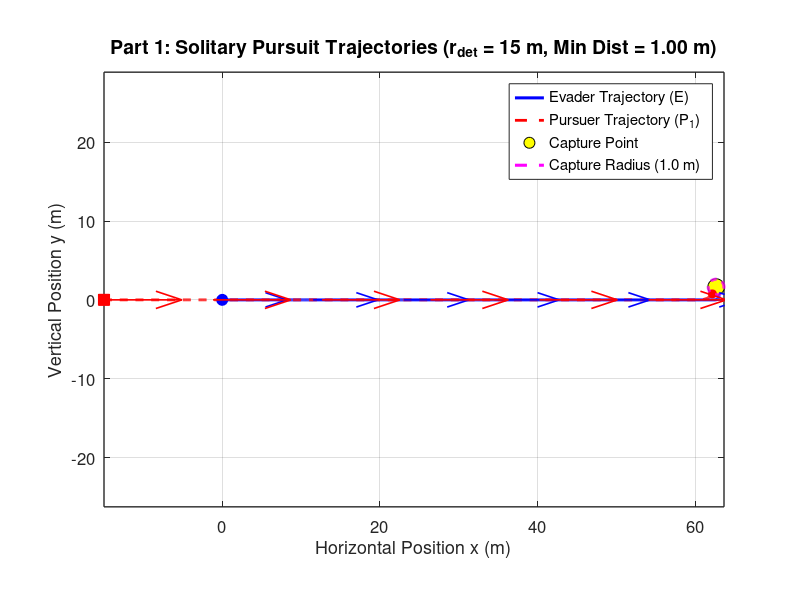
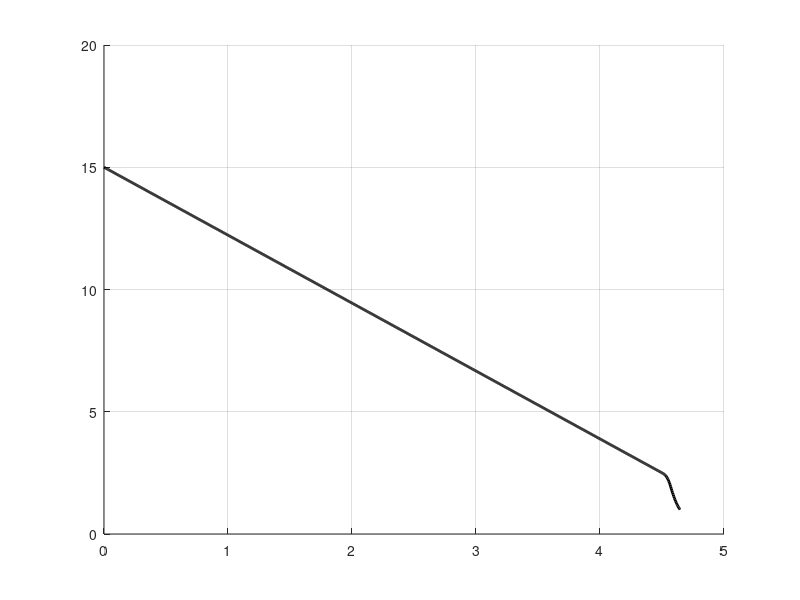

Write the MATLAB code that produced these figures, in order. (Note: this script raises an error after producing the figures.)
% solitary_pursuit.m
% Part 1: Solitary Hunting Mechanics (Pure Pursuit vs. Evasive Jinking)
clear; clc; close all;

%% 1. Model Parameters
v_p = 60 / 3.6;          % Pursuer speed (16.67 m/s)
v_e = 50 / 3.6;          % Evader speed (13.89 m/s)
R_p = 1.5;               % Pursuer min turning radius (m)
R_e = 0.5;               % Evader min turning radius (m)

w_p_max = v_p / R_p;     % Max angular velocity of pursuer (11.11 rad/s)
w_e_max = v_e / R_e;     % Max angular velocity of evader (27.78 rad/s)

l_cap = 1.0;             % Capture radius (m)
r_det = 25.0;            % Initial detection distance (m) [15, 50]
r_jink = 2.5;            % Critical distance where prey triggers jink (m)
T_max = 15.0;            % Raptor stamina limit (s)
dt = 0.005;              % Time step (s)
N = round(T_max / dt);
start_distances = [15, 20, 25, 30, 35];
start_angles = deg2rad([0, 15, -15, 30, -30]);
plot_folder = fullfile(pwd, 'strategy_1_plots');
if ~exist(plot_folder, 'dir')
    mkdir(plot_folder);
end

for scenario = 1:5
r_det = start_distances(scenario);
%% 2. Initial Conditions (t = 0)
alpha_1 = start_angles(scenario);

% Preallocate state arrays
x_E = zeros(1, N); y_E = zeros(1, N); theta_E = zeros(1, N);
x_P = zeros(1, N); y_P = zeros(1, N); theta_P = zeros(1, N);
dist_P = zeros(1, N);
t_vec = (0:N-1) * dt;

% Set t = 0 values
x_E(1) = 0; y_E(1) = 0; theta_E(1) = 0;
x_P(1) = -r_det * cos(alpha_1);
y_P(1) =  r_det * sin(alpha_1);
theta_P(1) = 0;

captured = false;
end_idx = N;
is_jinking = false;
theta_target = 0;
optimal_angle = deg2rad(110);

%% 3. Time-Stepping Simulation Loop (Forward Euler)
for k = 1:N-1
    dist_P(k) = hypot(x_E(k) - x_P(k), y_E(k) - y_P(k));
    
    if dist_P(k) <= l_cap
        captured = true;
        end_idx = k;
        break;
    end
    
    % --- Pursuer Control (Pure Pursuit) ---
    theta_LOS = atan2(y_E(k) - y_P(k), x_E(k) - x_P(k));
    dtheta_P = atan2(sin(theta_LOS - theta_P(k)), cos(theta_LOS - theta_P(k)));
    if abs(dtheta_P) <= w_p_max * dt
        w_P = dtheta_P / dt;
    else
        w_P = w_p_max * sign(dtheta_P);
    end
    
    % --- Evader Control (Break Turn with Overshoot Reset) ---
    if is_jinking && dist_P(k) > r_jink + 1.5
        is_jinking = false;
    end

    if ~is_jinking && dist_P(k) <= r_jink
        is_jinking = true;
        theta_target = theta_LOS + optimal_angle;
    end

    if is_jinking
        dtheta_E = atan2(sin(theta_target - theta_E(k)), ...
            cos(theta_target - theta_E(k)));
        if abs(dtheta_E) <= w_e_max * dt
            w_E = dtheta_E / dt;
        else
            w_E = w_e_max * sign(dtheta_E);
        end
    else
        theta_flee = theta_LOS;
        dtheta_E = atan2(sin(theta_flee - theta_E(k)), cos(theta_flee - theta_E(k)));
        if abs(dtheta_E) <= w_e_max * dt
            w_E = dtheta_E / dt;
        else
            w_E = w_e_max * sign(dtheta_E);
        end
    end
    
    % --- Euler Kinematic Updates ---
    x_P(k+1) = x_P(k) + v_p * cos(theta_P(k)) * dt;
    y_P(k+1) = y_P(k) + v_p * sin(theta_P(k)) * dt;
    theta_P(k+1) = theta_P(k) + w_P * dt;
    
    x_E(k+1) = x_E(k) + v_e * cos(theta_E(k)) * dt;
    y_E(k+1) = y_E(k) + v_e * sin(theta_E(k)) * dt;
    theta_E(k+1) = theta_E(k) + w_E * dt;
end

dist_P(end_idx) = hypot(x_E(end_idx) - x_P(end_idx), y_E(end_idx) - y_P(end_idx));

%% 4. Figure 1: Combined 2D Trajectory Plot (All Players on Same Axis)
figure('Color', 'w', 'Position', [80, 80, 1050, 700]);
hold on; grid on; axis equal;

% Plot trajectories
plot(x_E(1:end_idx), y_E(1:end_idx), 'b-', 'LineWidth', 2.2, 'DisplayName', 'Evader Trajectory (E)');
plot(x_P(1:end_idx), y_P(1:end_idx), 'r--', 'LineWidth', 2.0, 'DisplayName', 'Pursuer Trajectory (P_1)');

% Plot Start Positions (t = 0)
plot(x_E(1), y_E(1), 'bo', 'MarkerSize', 8, 'MarkerFaceColor', 'b', 'HandleVisibility', 'off');
plot(x_P(1), y_P(1), 'rs', 'MarkerSize', 8, 'MarkerFaceColor', 'r', 'HandleVisibility', 'off');

% Plot End Positions (t = T_final)
plot(x_E(end_idx), y_E(end_idx), 'ko', 'MarkerSize', 12, ...
    'MarkerFaceColor', 'y', 'DisplayName', 'Capture Point');
plot(x_P(end_idx), y_P(end_idx), 'ro', 'MarkerSize', 6, ...
    'MarkerFaceColor', 'r', 'HandleVisibility', 'off');

% Plot Capture Radius Circle around Evader's Final Position
th_circ = linspace(0, 2*pi, 100);
plot(x_E(end_idx) + l_cap*cos(th_circ), y_E(end_idx) + l_cap*sin(th_circ), ...
    'm--', 'LineWidth', 2.2, 'DisplayName', 'Capture Radius (1.0 m)');

% Plot Heading Arrows along the Path
arrow_end = max(1, end_idx - round(0.5 / dt));
if arrow_end > 1
    idx_arrows = round(linspace(1, arrow_end, 6));
    quiver(x_E(idx_arrows), y_E(idx_arrows), cos(theta_E(idx_arrows)), sin(theta_E(idx_arrows)), ...
        0.35, 'b', 'LineWidth', 1.2, 'HandleVisibility', 'off');
    quiver(x_P(idx_arrows), y_P(idx_arrows), cos(theta_P(idx_arrows)), sin(theta_P(idx_arrows)), ...
        0.35, 'r', 'LineWidth', 1.2, 'HandleVisibility', 'off');
end

set(gca, 'FontSize', 12, 'LineWidth', 1.0, 'Box', 'on');
xlabel('Horizontal Position x (m)', 'FontSize', 13);
ylabel('Vertical Position y (m)', 'FontSize', 13);
title(sprintf('Part 1: Solitary Pursuit Trajectories (r_{det} = %.0f m, Min Dist = %.2f m)', ...
    r_det, min(dist_P(1:end_idx))), 'FontSize', 14);
legend('Location', 'best');
exportgraphics(gcf, fullfile(plot_folder, sprintf('scenario_%d_trajectory.png', scenario)), 'Resolution', 200);

%% 5. Figure 2: Separation Distance Plot
figure('Color', 'w', 'Position', [180, 120, 850, 550]);
hold on; grid on;
plot(t_vec(1:end_idx), dist_P(1:end_idx), 'k-', 'LineWidth', 2.0);
yline(l_cap, 'r--', 'Capture Threshold (l = 1.0 m)', 'LineWidth', 1.5);
yline(r_jink, 'b:', 'Jink Trigger (r_{jink} = 3.0 m)', 'LineWidth', 1.5);
set(gca, 'FontSize', 12, 'LineWidth', 1.0, 'Box', 'on');
xlabel('Time t (s)', 'FontSize', 13);
ylabel('Separation Distance d_1(t) (m)', 'FontSize', 13);
title('Part 1: Predator-Prey Separation Distance vs. Time', 'FontSize', 14);
exportgraphics(gcf, fullfile(plot_folder, sprintf('scenario_%d_separation.png', scenario)), 'Resolution', 200);
close all;
end

%% 6. Jink-Distance Sweep: Capture Time Histogram
jink_distances = 1.0:0.25:8.0;
capture_times = zeros(5, numel(jink_distances));

for scenario = 1:5
    for j = 1:numel(jink_distances)
        capture_times(scenario, j) = simulate_capture_time( ...
            start_distances(scenario), start_angles(scenario), ...
            jink_distances(j), v_p, v_e, R_p, R_e, l_cap, T_max, dt, ...
            deg2rad(110));
    end
end

figure('Color', 'w', 'Position', [80, 80, 1200, 850]);
for scenario = 1:5
    subplot(3, 2, scenario);
    bar(jink_distances, capture_times(scenario, :), 1.0, ...
        'FaceColor', [0.25, 0.50, 0.85], 'EdgeColor', 'none');
    hold on; grid on;

    [max_capture_time, max_idx] = max(capture_times(scenario, :));
    plot(jink_distances(max_idx), max_capture_time, 'r^', ...
        'MarkerSize', 9, 'MarkerFaceColor', 'r');
    xline(jink_distances(max_idx), 'r--', 'LineWidth', 1.2);

    xlabel('Jink distance (m)');
    ylabel('Capture time (s)');
    title(sprintf('Scenario %d (r_{det} = %.0f m)', ...
        scenario, start_distances(scenario)));
    legend('Capture time', sprintf('Maximum: %.2f m', jink_distances(max_idx)), ...
        'Location', 'best');
    set(gca, 'FontSize', 10, 'Box', 'on');
end

sgtitle('Strategy 1: Capture Time for a Range of Jink Distances');
exportgraphics(gcf, fullfile(plot_folder, 'jink_distance_capture_time.png'), ...
    'Resolution', 200);
close all;

fprintf('Strategy 1 maximum capture times by scenario:\n');
for scenario = 1:5
    [max_capture_time, max_idx] = max(capture_times(scenario, :));
    fprintf('  Scenario %d: %.2f m jink distance -> %.2f s capture time\n', ...
        scenario, jink_distances(max_idx), max_capture_time);
end

%% 7. Jink-Angle Sweep: Capture Time Histogram
angle_offsets = deg2rad(0:5:180);
angle_capture_times = zeros(5, numel(angle_offsets));

for scenario = 1:5
    for j = 1:numel(angle_offsets)
        angle_capture_times(scenario, j) = simulate_capture_time( ...
            start_distances(scenario), start_angles(scenario), r_jink, ...
            v_p, v_e, R_p, R_e, l_cap, T_max, dt, angle_offsets(j));
    end
end

figure('Color', 'w', 'Position', [80, 80, 1200, 850]);
for scenario = 1:5
    subplot(3, 2, scenario);
    bar(rad2deg(angle_offsets), angle_capture_times(scenario, :), 1.0, ...
        'FaceColor', [0.75, 0.45, 0.20], 'EdgeColor', 'none');
    hold on; grid on;

    [max_capture_time, max_idx] = max(angle_capture_times(scenario, :));
    plot(rad2deg(angle_offsets(max_idx)), max_capture_time, 'r^', ...
        'MarkerSize', 9, 'MarkerFaceColor', 'r');
    xline(rad2deg(angle_offsets(max_idx)), 'r--', 'LineWidth', 1.2);

    xlabel('Jink angle offset (degrees)');
    ylabel('Capture time (s)');
    title(sprintf('Scenario %d (r_{det} = %.0f m)', ...
        scenario, start_distances(scenario)));
    legend('Capture time', sprintf('Maximum: %.0f deg', ...
        rad2deg(angle_offsets(max_idx))), 'Location', 'best');
    set(gca, 'FontSize', 10, 'Box', 'on');
end

sgtitle(sprintf('Strategy 1: Capture Time by Jink Angle (r_{jink} = %.1f m)', ...
    r_jink));
exportgraphics(gcf, fullfile(plot_folder, 'jink_angle_capture_time.png'), ...
    'Resolution', 200);
close all;

fprintf('Strategy 1 maximum capture angles by scenario:\n');
for scenario = 1:5
    [max_capture_time, max_idx] = max(angle_capture_times(scenario, :));
    fprintf('  Scenario %d: %.0f degree angle -> %.2f s capture time\n', ...
        scenario, rad2deg(angle_offsets(max_idx)), max_capture_time);
end

function capture_time = simulate_capture_time(r_det, alpha_1, r_jink, ...
    v_p, v_e, R_p, R_e, l_cap, T_max, dt, angle_offset)
    w_p_max = v_p / R_p;
    w_e_max = v_e / R_e;
    N = round(T_max / dt);

    x_E = 0;
    y_E = 0;
    theta_E = 0;
    x_P = -r_det * cos(alpha_1);
    y_P = r_det * sin(alpha_1);
    theta_P = 0;
    capture_time = T_max;
    is_jinking = false;
    theta_target = 0;

    for k = 1:N-1
        dist_P = hypot(x_E - x_P, y_E - y_P);
        if dist_P <= l_cap
            capture_time = (k - 1) * dt;
            return;
        end

        theta_LOS = atan2(y_E - y_P, x_E - x_P);
        dtheta_P = atan2(sin(theta_LOS - theta_P), ...
            cos(theta_LOS - theta_P));
        if abs(dtheta_P) <= w_p_max * dt
            w_P = dtheta_P / dt;
        else
            w_P = w_p_max * sign(dtheta_P);
        end

        if is_jinking && dist_P > r_jink + 1.5
            is_jinking = false;
        end

        if ~is_jinking && dist_P <= r_jink
            is_jinking = true;
            theta_target = theta_LOS + angle_offset;
        end

        if is_jinking
            dtheta_E = atan2(sin(theta_target - theta_E), ...
                cos(theta_target - theta_E));
            if abs(dtheta_E) <= w_e_max * dt
                w_E = dtheta_E / dt;
            else
                w_E = w_e_max * sign(dtheta_E);
            end
        else
            theta_flee = theta_LOS;
            dtheta_E = atan2(sin(theta_flee - theta_E), ...
                cos(theta_flee - theta_E));
            if abs(dtheta_E) <= w_e_max * dt
                w_E = dtheta_E / dt;
            else
                w_E = w_e_max * sign(dtheta_E);
            end
        end

        x_P = x_P + v_p * cos(theta_P) * dt;
        y_P = y_P + v_p * sin(theta_P) * dt;
        theta_P = theta_P + w_P * dt;
        x_E = x_E + v_e * cos(theta_E) * dt;
        y_E = y_E + v_e * sin(theta_E) * dt;
        theta_E = theta_E + w_E * dt;
    end
end
